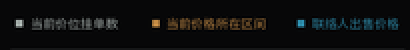
#> input picture images/buy_data_top.png, 205 x 25 px, shrunk from 393 x 48 before the run (shown 2 times larger)
$ python extract_price_roi.py images/buy_data_top.png
#> lines starting #> are read from the running program, lines starting #| are printed output that depends on the picture; after the words box and inside, x2 and y2 are one past the last pixel; in counts of white or black regions, pixels touching at a corner belong together
"""
Standalone script to extract the middle price distribution area from a panel screenshot.

Usage:
  py -3.13 extract_price_roi.py images/proc_20251016_093453/step_01_raw.png

Outputs (saved next to the input image):
  - price_area_roi.png    Cropped ROI
  - price_area_debug.png  Debug visualization with detected lines/box

This script is self-contained and does not depend on project modules.
"""

from __future__ import annotations

import argparse
from dataclasses import dataclass
from pathlib import Path
from typing import Iterable, List, Optional, Tuple

import cv2
import numpy as np


@dataclass
class HLine:
    y: int
    x: int
    w: int
    h: int


def _debug_draw_line(img: np.ndarray, y: int, color: Tuple[int, int, int], label: str) -> None:
    h, w = img.shape[:2]
    cv2.line(img, (0, int(y)), (w - 1, int(y)), color, 2, cv2.LINE_AA)
    cv2.putText(
        img,
        label,
        (10, int(y) - 6),
        cv2.FONT_HERSHEY_SIMPLEX,
        0.5,
        color,
        1,
        cv2.LINE_AA,
    )


def _threshold_for_lines(gray: np.ndarray) -> np.ndarray:
    # Otsu on bright-on-dark UI makes lines/text white.
    _, bin_img = cv2.threshold(gray, 0, 255, cv2.THRESH_BINARY + cv2.THRESH_OTSU)
    return bin_img


def detect_horizontal_lines(bin_img: np.ndarray, min_rel_len: float = 0.5) -> List[HLine]:
    h, w = bin_img.shape[:2]
    # Suppress small text with a long horizontal kernel.
    k = max(15, int(w * 0.35))
    kernel = cv2.getStructuringElement(cv2.MORPH_RECT, (k, 3))
    opened = cv2.morphologyEx(bin_img, cv2.MORPH_OPEN, kernel, iterations=1)

    contours, _ = cv2.findContours(opened, cv2.RETR_EXTERNAL, cv2.CHAIN_APPROX_SIMPLE)
    lines: List[HLine] = []
    for c in contours:
        x, y, cw, ch = cv2.boundingRect(c)
        if cw >= int(w * min_rel_len) and ch <= 10:
            lines.append(HLine(y=y + ch // 2, x=x, w=cw, h=ch))

    # Deduplicate lines close in Y.
    lines.sort(key=lambda l: l.y)
    dedup: List[HLine] = []
    for ln in lines:
        if not dedup or abs(ln.y - dedup[-1].y) > 6:
            dedup.append(ln)
        else:
            # Keep the wider one when nearly overlapping.
            if ln.w > dedup[-1].w:
                dedup[-1] = ln
    return dedup


def find_buy_button_top(hsv: np.ndarray) -> Optional[int]:
    h, w = hsv.shape[:2]
    # Orange button (购买) – allow some hue tolerance.
    lower1 = np.array([5, 80, 120], dtype=np.uint8)
    upper1 = np.array([25, 255, 255], dtype=np.uint8)
    mask = cv2.inRange(hsv, lower1, upper1)
    mask = cv2.morphologyEx(mask, cv2.MORPH_CLOSE, np.ones((5, 15), np.uint8), iterations=2)

    contours, _ = cv2.findContours(mask, cv2.RETR_EXTERNAL, cv2.CHAIN_APPROX_SIMPLE)
    cand = []
    for c in contours:
        x, y, cw, ch = cv2.boundingRect(c)
        area = cw * ch
        ar = cw / max(1.0, float(ch))
        if y > int(h * 0.6) and area > (w * h) * 0.002 and ar > 2.0:
            cand.append((area, y))
    if not cand:
        return None
    cand.sort(reverse=True)
    return int(cand[0][1])


def _match_template(
    gray: np.ndarray,
    tmpl_gray: np.ndarray,
    search_roi: Optional[Tuple[int, int, int, int]] = None,
    method: int = cv2.TM_CCOEFF_NORMED,
) -> Tuple[Tuple[int, int], float]:
    """Return best top-left and score in the full image or a sub ROI.

    search_roi: (x, y, w, h) restricting where to search.
    """
    if search_roi is not None:
        x, y, w, h = search_roi
        region = gray[y : y + h, x : x + w]
    else:
        x = y = 0
        region = gray
    res = cv2.matchTemplate(region, tmpl_gray, method)
    _, max_val, _, max_loc = cv2.minMaxLoc(res)
    top_left = (max_loc[0] + x, max_loc[1] + y)
    return top_left, float(max_val)


def locate_top_by_template(gray: np.ndarray, bin_img: np.ndarray, tmpl: np.ndarray) -> Optional[int]:
    h, w = gray.shape[:2]
    tmpl_gray = cv2.cvtColor(tmpl, cv2.COLOR_BGR2GRAY) if tmpl.ndim == 3 else tmpl
    # Search near the top third
    roi = (0, 0, w, int(h * 0.35))
    (tx, ty), score = _match_template(gray, tmpl_gray, roi)
    if score < 0.55:
        return None
    y_after_template = ty + tmpl_gray.shape[0]
    band_top = min(h - 1, y_after_template + 1)
    band_bot = min(h, y_after_template + max(12, int(h * 0.03)))
    if band_bot <= band_top:
        return None
    sub = bin_img[band_top:band_bot, :]
    lines = detect_horizontal_lines(sub, min_rel_len=0.5)
    if not lines:
        # fallback: pick the row in the band with max horizontal density
        proj = sub.sum(axis=1)
        y_local = int(np.argmax(proj))
        return band_top + y_local
    # choose the first long line in this band
    y_local = min(l.y for l in lines)
    return band_top + y_local


def locate_bottom_by_template(gray: np.ndarray, tmpl: np.ndarray) -> Optional[int]:
    h, w = gray.shape[:2]
    tmpl_gray = cv2.cvtColor(tmpl, cv2.COLOR_BGR2GRAY) if tmpl.ndim == 3 else tmpl
    # Search in the middle-to-lower half
    roi = (0, int(h * 0.35), w, int(h * 0.55))
    (bx, by), score = _match_template(gray, tmpl_gray, roi)
    if score < 0.55:
        return None
    return int(by + tmpl_gray.shape[0] // 2 - 20)


def choose_roi_y(lines: List[HLine], y_btn_top: Optional[int], h: int) -> Optional[Tuple[int, int]]:
    if not lines:
        return None
    ys = [l.y for l in lines]
    # Restrict to lines above the buy button if available, otherwise up to 90% height.
    limit = int(y_btn_top - 8) if y_btn_top is not None else int(h * 0.9)
    ys = [y for y in ys if y < limit]
    if len(ys) < 2:
        return None

    # Heuristic: choose the pair with a plausible height range.
    best_pair = None
    best_score = -1.0
    for i in range(1, len(ys)):
        top, bot = ys[i - 1], ys[i]
        height = bot - top
        if height < int(h * 0.18) or height > int(h * 0.7):
            continue
        # Prefer larger content area but not too close to borders.
        score = height - abs(0.5 * h - (top + bot) / 2) * 0.1
        if score > best_score:
            best_score = score
            best_pair = (top, bot)
    if best_pair:
        return best_pair

    # Fallback: take last two before limit
    return (ys[-2], ys[-1])


def refine_x_bounds(bin_img: np.ndarray, y_top: int, y_bot: int) -> Tuple[int, int]:
    h, w = bin_img.shape[:2]
    roi = bin_img[y_top:y_bot, :]

    # Strong vertical lines first
    vk = max(15, int((y_bot - y_top) * 0.3))
    vkernel = cv2.getStructuringElement(cv2.MORPH_RECT, (3, vk))
    vopen = cv2.morphologyEx(roi, cv2.MORPH_OPEN, vkernel, iterations=1)
    contours, _ = cv2.findContours(vopen, cv2.RETR_EXTERNAL, cv2.CHAIN_APPROX_SIMPLE)
    tall: List[Tuple[int, int, int, int]] = []
    for c in contours:
        x, y, cw, ch = cv2.boundingRect(c)
        if ch > int((y_bot - y_top) * 0.55):
            tall.append((x, y, cw, ch))

    x_left: Optional[int] = None
    x_right: Optional[int] = None
    if tall:
        xs = sorted([x for x, _, _, _ in tall])
        # Prefer a left axis around 5-50% width
        xs_left = [x for x in xs if 0.05 * w <= x <= 0.5 * w]
        x_left = int(xs_left[0]) if xs_left else int(xs[0])

        xs_right = [x for x in xs if x > (x_left or 0) + int(0.2 * w)]
        if xs_right:
            x_right = int(xs_right[-1])

    # Projection-based refinement / fallback
    col_sum = roi.sum(axis=0).astype(np.float64)
    # Normalize to 0..1 for thresholding
    if col_sum.max() > 0:
        col_sum /= col_sum.max()
    thr = 0.12
    # Find leftmost significant column after some margin
    margin = int(w * 0.03)
    for i in range(margin, w - margin):
        if col_sum[i] > thr:
            if x_left is None or i < x_left:
                x_left = i
            break
    # Find rightmost significant column
    for j in range(w - margin - 1, margin, -1):
        if col_sum[j] > thr:
            if x_right is None or j > x_right:
                x_right = j
            break

    if x_left is None:
        x_left = int(w * 0.12)
    if x_right is None or x_right - x_left < int(w * 0.3):
        x_right = max(x_right or int(w * 0.92), int(w * 0.92))

    # Clamp and pad a little
    pad = 2
    x_left = max(0, x_left - pad)
    x_right = min(w - 1, x_right + pad)
    return x_left, x_right


def extract_price_roi(image_path: Path, out_dir: Optional[Path] = None) -> Tuple[Path, Path]:
    img = cv2.imread(str(image_path), cv2.IMREAD_COLOR)
    if img is None:
        raise FileNotFoundError(f"Cannot read image: {image_path}")
    h, w = img.shape[:2]

    out_dir = out_dir or image_path.parent
    out_dir.mkdir(parents=True, exist_ok=True)

    gray = cv2.cvtColor(img, cv2.COLOR_BGR2GRAY)
    hsv = cv2.cvtColor(img, cv2.COLOR_BGR2HSV)
    bin_img = _threshold_for_lines(gray)

    y_btn_top = find_buy_button_top(hsv)
    hlines = detect_horizontal_lines(bin_img)

    # First try template-based boundaries if templates exist
    y_top_tmpl: Optional[int] = None
    y_bot_tmpl: Optional[int] = None
    top_tpl_path = Path("buy_data_top.png")
    btm_tpl_path = Path("buy_data_btm.png")
    if top_tpl_path.exists():
        top_tpl = cv2.imread(str(top_tpl_path), cv2.IMREAD_COLOR)
        if top_tpl is not None:
            y_top_tmpl = locate_top_by_template(gray, bin_img, top_tpl)
    if btm_tpl_path.exists():
        btm_tpl = cv2.imread(str(btm_tpl_path), cv2.IMREAD_COLOR)
        if btm_tpl is not None:
            y_bot_tmpl = locate_bottom_by_template(gray, btm_tpl)

    if y_top_tmpl is not None and y_bot_tmpl is not None and y_bot_tmpl - y_top_tmpl > 10:
        y_top, y_bot = y_top_tmpl, y_bot_tmpl
    else:
        y_pair = choose_roi_y(hlines, y_btn_top, h)
        if y_pair is None:
            # Ratio fallback
            y_top = int(h * 0.18)
            y_bot = int(h * 0.66)
        else:
            y_top, y_bot = y_pair

    x_left, x_right = refine_x_bounds(bin_img, y_top, y_bot)

    # Final crop (safe bounds)
    y_top = max(0, min(h - 2, y_top))
    y_bot = max(y_top + 2, min(h - 1, y_bot))
    x_left = max(0, min(w - 2, x_left))
    x_right = max(x_left + 2, min(w - 1, x_right))
    crop = img[y_top:y_bot, x_left:x_right]

    # Save outputs
    crop_path = out_dir / "price_area_roi.png"
    dbg_path = out_dir / "price_area_debug.png"
    cv2.imwrite(str(crop_path), crop)

    dbg = img.copy()
    _debug_draw_line(dbg, y_top, (0, 255, 0), "top")
    _debug_draw_line(dbg, y_bot, (0, 255, 0), "bottom")
    if y_top_tmpl is not None:
        _debug_draw_line(dbg, y_top_tmpl, (0, 200, 255), "top(tmpl)")
    if y_bot_tmpl is not None:
        _debug_draw_line(dbg, y_bot_tmpl, (0, 200, 255), "bottom(tmpl)")
    cv2.rectangle(dbg, (x_left, y_top), (x_right, y_bot), (0, 165, 255), 2)
    if y_btn_top is not None:
        _debug_draw_line(dbg, y_btn_top, (0, 140, 255), "btn-top")
    cv2.imwrite(str(dbg_path), dbg)

    return crop_path, dbg_path


def main() -> None:
    ap = argparse.ArgumentParser(description="Extract middle price area from screenshot")
    ap.add_argument("image", type=Path, help="Input image path")
    ap.add_argument("--out", type=Path, default=None, help="Output directory (default: same as input)")
    args = ap.parse_args()

    crop_path, dbg_path = extract_price_roi(args.image, args.out)
#> in extract_price_roi, img is the input picture: shape (25, 205, 3); mean B, G, R 14.8, 14.6, 14
#> in extract_price_roi, `gray = cv2.cvtColor(img, cv2.COLOR_BGR2GRAY)`:
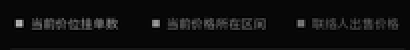
#> gray: shape (25, 205) (shown 2 times larger); min 0, max 195, mean 14.4
#> in extract_price_roi, `hsv = cv2.cvtColor(img, cv2.COLOR_BGR2HSV)`: hsv: shape (25, 205, 3); mean H, S, V 106.5, 50.8, 17.1
#> in _threshold_for_lines, `_, bin_img = cv2.threshold(gray, 0, 255, cv2.THRESH_BINARY + cv2.THRES..`:
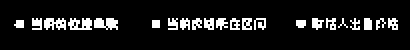
#> bin_img: shape (25, 205) (shown 2 times larger); 10.3% white in thin lines or dots, all inside (x1, y1, x2, y2) = (7, 9, 199, 15)
#> in find_buy_button_top, `mask = cv2.inRange(hsv, lower1, upper1)`: mask: shape (25, 205); 0.29% white in thin lines or dots, all inside (x1, y1, x2, y2) = (76, 10, 107, 13)
#> in find_buy_button_top, `mask = cv2.morphologyEx(mask, cv2.MORPH_CLOSE, np.ones((5, 15), np.uin..`:
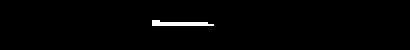
#> mask: shape (25, 205) (shown 2 times larger); 1.2% white in thin lines or dots, all inside (x1, y1, x2, y2) = (76, 10, 107, 13)
#> in find_buy_button_top, `contours, _ = cv2.findContours(mask, cv2.RETR_EXTERNAL, cv2.CHAIN_APPR..`: contours = 1 item
#> the loop in find_buy_button_top, `for c in contours:` made 1 pass
#> (x, y, cw, ch, area, ar) on pass 1: (76, 10, 31, 3, 93, 10.33)
#> after the loop in find_buy_button_top, `for c in contours:`: cand = []
#> in detect_horizontal_lines, `opened = cv2.morphologyEx(bin_img, cv2.MORPH_OPEN, kernel, iterations=1)`: opened: shape (25, 205); every value is 0
#> in _match_template, `res = cv2.matchTemplate(region, tmpl_gray, method)`: res = 18 values, max 1 at index 0, min -0.901 at index 1, mean 0.00509
#> in _match_template, `_, max_val, _, max_loc = cv2.minMaxLoc(res)`: max_val = 1; max_loc = (0, 0)
#> in locate_top_by_template, `(tx, ty), score = _match_template(gray, tmpl_gray, roi)`: tx = 0; score = 1
#> in locate_top_by_template, `y_after_template = ty + tmpl_gray.shape[0]`: y_after_template = 25
#> in locate_top_by_template, `band_top = min(h - 1, y_after_template + 1)`: band_top = 24
#> in locate_top_by_template, `band_bot = min(h, y_after_template + max(12, int(h * 0.03)))`: band_bot = 25
#> in locate_top_by_template, `lines = detect_horizontal_lines(sub, min_rel_len=0.5)`: lines = []
#> in locate_top_by_template, `proj = sub.sum(axis=1)`: proj = [0]
#> in locate_top_by_template, `y_local = int(np.argmax(proj))`: y_local = 0
#> in extract_price_roi, `y_top_tmpl = locate_top_by_template(gray, bin_img, top_tpl)`: y_top_tmpl = 24
#> in refine_x_bounds, `contours, _ = cv2.findContours(vopen, cv2.RETR_EXTERNAL, cv2.CHAIN_APP..`: contours = []
#> in refine_x_bounds, `col_sum = roi.sum(axis=0).astype(np.float64)`: col_sum = 205 values, max 1530 at index 20, min 0 at index 0, mean 656.8
#> in refine_x_bounds, `col_sum /= col_sum.max()`: col_sum = 205 values, max 1 at index 20, min 0 at index 0, mean 0.429
#> after the loop in refine_x_bounds, `for i in range(margin, w - margin):`: x_left = 7
#> after the loop in refine_x_bounds, `for j in range(w - margin - 1, margin, -1):`: x_right = 198
#> in refine_x_bounds, `x_left = max(0, x_left - pad)`: x_left = 5
#> in refine_x_bounds, `x_right = min(w - 1, x_right + pad)`: x_right = 200
#> in extract_price_roi, `x_left, x_right = refine_x_bounds(bin_img, y_top, y_bot)`: x_left = 5; x_right = 200
#> in _debug_draw_line, `cv2.line(img, (0, int(y)), (w - 1, int(y)), color, 2, cv2.LINE_AA)`:
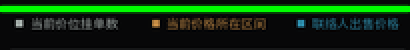
#> img: shape (25, 205, 3) (shown 2 times larger); mean B, G, R 13.6, 48.6, 13
#> in _debug_draw_line, `cv2.putText( img, label, (10, int(y) - 6), cv2.FONT_HERSHEY_SIMPLEX, 0..`: img: shape (25, 205, 3); 0.16% of pixels changed, all inside (x1, y1, x2, y2) = (27, 0, 30, 3)
#> call 2 of _debug_draw_line, with y = 16, color = (0, 255, 0), label = 'bottom'
#> in _debug_draw_line (call 2), `cv2.line(img, (0, int(y)), (w - 1, int(y)), color, 2, cv2.LINE_AA)`:
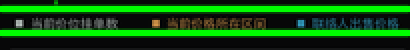
#> img: shape (25, 205, 3) (shown 2 times larger); mean B, G, R 12.5, 82.7, 11.9
#> call 3 of _debug_draw_line, with y = 24, color = (0, 200, 255), label = 'top(tmpl)'
#> in _debug_draw_line (call 3), `cv2.putText( img, label, (10, int(y) - 6), cv2.FONT_HERSHEY_SIMPLEX, 0..`:
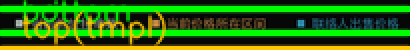
#> img: shape (25, 205, 3) (shown 2 times larger); mean B, G, R 10.1, 107.8, 43.8
#> in extract_price_roi, `cv2.rectangle(dbg, (x_left, y_top), (x_right, y_bot), (0, 165, 255), 2)`:
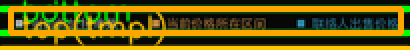
#> dbg: shape (25, 205, 3) (shown 2 times larger); mean B, G, R 10, 89.2, 102.2
    print(f"Saved ROI to: {crop_path}")
    print(f"Saved debug to: {dbg_path}")


if __name__ == "__main__":
    main()

$ run again, with images/buy_fail.png copied over images/buy_data_top.png
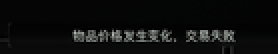
#> input picture images/buy_fail.png, 139 x 27 px, shrunk from 267 x 51 before the run (shown 2 times larger)
#> in extract_price_roi, img is the input picture: shape (27, 139, 3); mean B, G, R 14.1, 14.2, 13.7
#> hsv: shape (27, 139, 3); mean H, S, V 53.6, 18.1, 14.5
#> in _threshold_for_lines, `_, bin_img = cv2.threshold(gray, 0, 255, cv2.THRESH_BINARY + cv2.THRES..`:
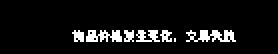
#> bin_img: shape (27, 139) (shown 2 times larger); 7.6% white in thin lines or dots, all inside (x1, y1, x2, y2) = (36, 15, 118, 21)
#> mask: shape (27, 139); every value is 0
#> in find_buy_button_top, `contours, _ = cv2.findContours(mask, cv2.RETR_EXTERNAL, cv2.CHAIN_APPR..`: contours = []
#> res = 19 values, max 1 at index 0, min 0.0187 at index 9, mean 0.172
#> max_val = 1; max_loc = (0, 0)
#> tx = 0; score = 1
#> y_after_template = 27
#> band_top = 26
#> band_bot = 27
#> in locate_top_by_template, `lines = detect_horizontal_lines(sub, min_rel_len=0.5)`: lines = []
#> proj = [0]
#> y_local = 0
#> y_top_tmpl = 26
#> in refine_x_bounds, `contours, _ = cv2.findContours(vopen, cv2.RETR_EXTERNAL, cv2.CHAIN_APP..`: contours = []
#> in refine_x_bounds, `col_sum = roi.sum(axis=0).astype(np.float64)`: col_sum = 139 values, max 510 at index 37, min 0 at index 0, mean 163.3
#> in refine_x_bounds, `col_sum /= col_sum.max()`: col_sum = 139 values, max 1 at index 37, min 0 at index 0, mean 0.32
#> after the loop in refine_x_bounds, `for i in range(margin, w - margin):`: x_left = 36
#> after the loop in refine_x_bounds, `for j in range(w - margin - 1, margin, -1):`: x_right = 116
#> in refine_x_bounds, `x_left = max(0, x_left - pad)`: x_left = 34
#> in refine_x_bounds, `x_right = min(w - 1, x_right + pad)`: x_right = 118
#> in extract_price_roi, `x_left, x_right = refine_x_bounds(bin_img, y_top, y_bot)`: x_left = 34; x_right = 118
#> in extract_price_roi, `cv2.rectangle(dbg, (x_left, y_top), (x_right, y_bot), (0, 165, 255), 2)`:
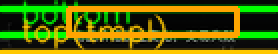
#> dbg: shape (27, 139, 3) (shown 2 times larger); mean B, G, R 6.1, 92.2, 78.9
